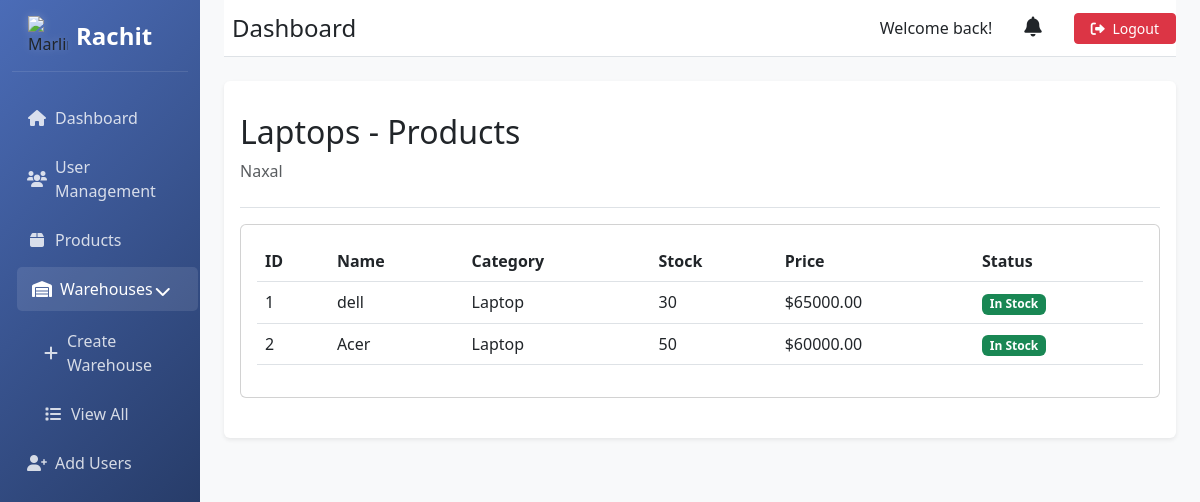
/warehouse/1/products/ (signed in), run on the app's committed database.
### user/models.py (models this page shows, shortened)
class Warehouse(models.Model):
    name = models.CharField(max_length=255)
    location = models.CharField(max_length=255)
    manager = models.OneToOneField('CustomUser', on_delete=models.SET_NULL, null=True, blank=True, related_name='managed_warehouse')
    handles_expiring = models.BooleanField(default=False)

### Inventory/models.py (models this page shows, shortened)
class Product(models.Model):
    name = models.CharField(max_length=200)
    category = models.ForeignKey(Category, on_delete=models.CASCADE)
    warehouse = models.ForeignKey(Warehouse, on_delete=models.SET_NULL, null=True)
    price = models.DecimalField(max_digits=10, decimal_places=2)
    stock = models.IntegerField(default=0)
    description = models.TextField()
    expires = models.DateTimeField(null=True, blank=True)
    min_stock = models.IntegerField(default=10)
    created_at = models.DateTimeField(auto_now_add=True)
    updated_at = models.DateTimeField(auto_now=True)

class Category(models.Model):
    name = models.CharField(max_length=100)
    description = models.TextField(null=True, blank=True)
    expires = models.BooleanField(default=False, help_text='Whether products in this category expire')
    created_at = models.DateTimeField(auto_now_add=True)
    updated_at = models.DateTimeField(auto_now=True)
    class Meta:
        verbose_name_plural = "Categories"
        ordering = ['name']

### user/views.py (the view)
# urls.py: path('warehouse/<int:warehouse_id>/products/', views.warehouse_products, name='warehouse_products'),
@login_required
def warehouse_products(request, warehouse_id):
    if request.user.role not in ['admin', 'warehouse_manager']:
        return HttpResponseForbidden("You are not authorized to view this page")
    warehouse = get_object_or_404(Warehouse, id=warehouse_id)
    products = Product.objects.filter(warehouse=warehouse)
    context = {
        'warehouse': warehouse,
        'products': products
    }
    return render(request, 'warehouse_products.html', context)

### user/models.py (called while the page is built)
    @property
    def unread_notifications_count(self):
        return self.notifications.filter(is_read=False).count()

### templates/warehouse_products.html (shortened to what this page needs)
{% extends 'base_dashboard.html' %}
{% block sidebar_menu %}
<ul class="nav flex-column">
    <li class="nav-item">
        <a class="nav-link" href="{% url 'admin_dashboard' %}">
            <i class="fas fa-home me-2"></i> Dashboard
        </a>
    </li>
    <li class="nav-item">
        <a class="nav-link" href="{% url 'user_statistics' %}">
            <i class="fas fa-users me-2"></i> User Management
        </a>
    </li>
    <li class="nav-item">
        <a class="nav-link" href="{% url 'product_management' %}">
            <i class="fas fa-box me-2"></i> Products
        </a>
    </li>
    <li class="nav-item">
        <a class="nav-link active" href="#warehouseManagement" data-bs-toggle="collapse" role="button">
            <i class="fas fa-warehouse me-2"></i> Warehouses
            <i class="fas fa-chevron-down float-end mt-1"></i>
        </a>
        <div class="collapse show" id="warehouseManagement">
            <ul class="nav flex-column ms-3 mt-2">
                <li class="nav-item">
                    <a class="nav-link" href="{% url 'create_warehouse' %}">
                        <i class="fas fa-plus me-2"></i> Create Warehouse
                    </a>
                </li>
                <li class="nav-item">
                    <a class="nav-link" href="{% url 'admin_dashboard' %}#viewWarehousesTab">
                        <i class="fas fa-list me-2"></i> View All
                    </a>
                </li>
            </ul>
        </div>
    </li>
    <li class="nav-item">
        <a class="nav-link" href="{% url 'admin_dashboard' %}#addUsersTab">
            <i class="fas fa-user-plus me-2"></i> Add Users
        </a>
    </li>
</ul>
{% endblock %}
{% block content %}
<div class="pt-3 pb-2 mb-3 border-bottom">
    <h1 class="h2">{{ warehouse.name }} - Products</h1>
    <p class="text-muted">{{ warehouse.location }}</p>
</div>
<div class="row mb-4">
    <div class="col-12">
        <div class="card">
            <div class="card-body">
                <div class="table-responsive">
                    <table class="table">
                        <thead>
                            <tr>
                                <th>ID</th>
                                <th>Name</th>
                                <th>Category</th>
                                <th>Stock</th>
                                <th>Price</th>
                                <th>Status</th>
                            </tr>
                        </thead>
                        <tbody>
                            {% for product in products %}
                            <tr>
                                <td>{{ product.id }}</td>
                                <td>{{ product.name }}</td>
                                <td>{{ product.category.name }}</td>
                                <td>{{ product.stock }}</td>
                                <td>${{ product.price }}</td>
                                <td>
                                    {% if product.stock <= product.min_stock %}
                                        <span class="badge bg-danger">Low Stock</span>
                                    {% else %}
                                        <span class="badge bg-success">In Stock</span>
                                    {% endif %}
                                </td>
                            </tr>
                            {% empty %}
                            <tr>
                                <td colspan="{% if warehouse.handles_expiring %}7{% else %}6{% endif %}" class="text-center">
                                    No products found in this warehouse.
                                </td>
                            </tr>
                            {% endfor %}
                        </tbody>
                    </table>
                </div>
            </div>
        </div>
    </div>
</div>
{% endblock %}

### static/css/dashboard.css (style rules this page uses)
.sidebar-menu a { color: rgba(255,255,255,0.8); padding: 10px 15px; border-radius: 5px; margin-bottom: 5px; transition: all 0.2s ease; display: flex; align-items: center; }
.sidebar-menu a:hover, .sidebar-menu a.active { background-color: rgba(255,255,255,0.1); color: white; transform: translateX(5px); }
.sidebar-menu i { margin-right: 10px; width: 20px; text-align: center; }

### static/css/custom.css (style rules this page uses)
body { background: linear-gradient(135deg, #f0f9ff 0%, #e0f2fe 100%); }
thead { background: linear-gradient(to right, #f9fafb, #f3f4f6); position: sticky; top: 0; z-index: 10; }

### data on the page
Warehouse: name "Laptops", location "Naxal"
Product: id "1", name "dell", category.name "Laptop", stock "30", price "65000.00", min_stock "In Stock"
Product: id "2", name "Acer", category.name "Laptop", stock "50", price "60000.00", min_stock "In Stock"
